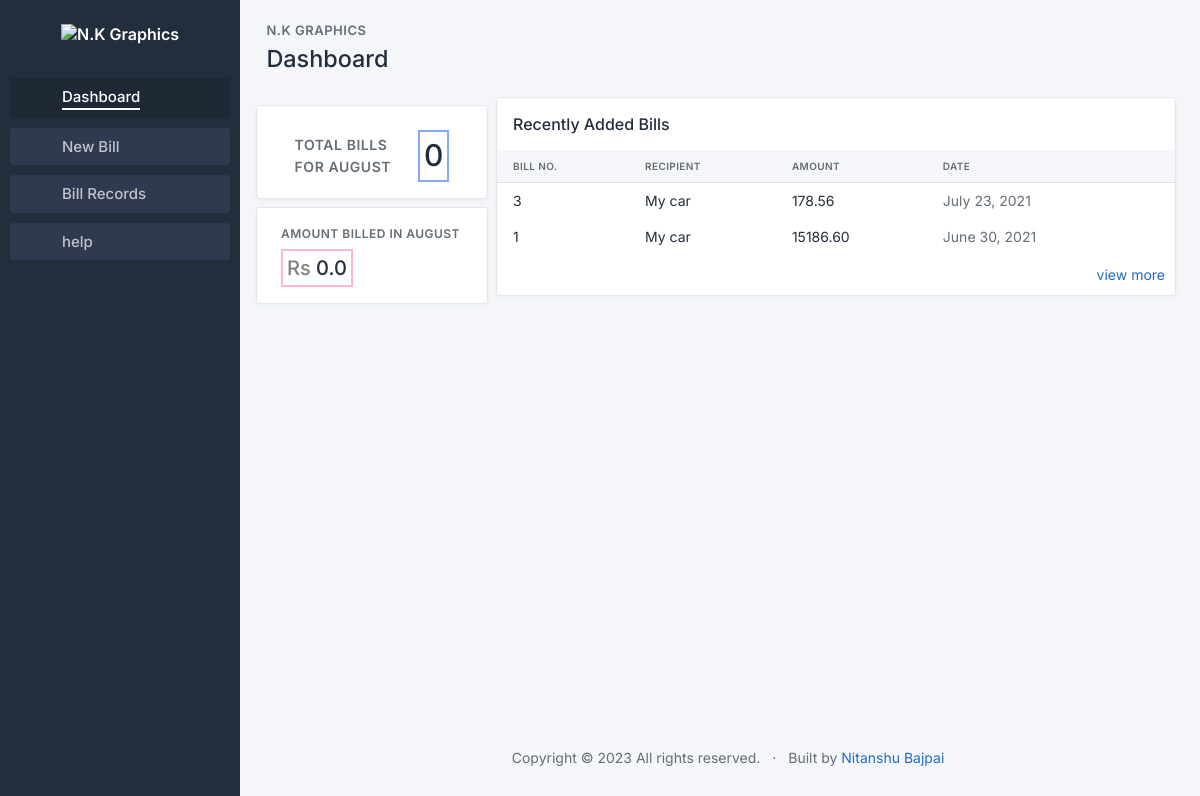
The page / on the database its author committed.
### billmanage/models.py (models this page shows)
class bill(models.Model):
    billno = models.IntegerField(primary_key= True, null=False, blank=False)
    date = models.DateField(default=timezone.now, null=False, blank=False)
    recipient = models.TextField(null=False, blank=False, max_length=100)
    address = models.TextField(null=False, blank=False, max_length=200)
    GSTno = models.CharField(null=False, blank=False, max_length=15)
    cgst = models.IntegerField(null=False, blank=False)
    sgst = models.IntegerField(null=False, blank=False)
    total = models.DecimalField(null=False, blank=False, max_digits=12, decimal_places=2)
    grandtotal = models.DecimalField(null=False, blank=False, max_digits=12, decimal_places=2)

### billmanage/views.py (the view)
# urls.py: path('', billviews.dashboard, name='dashboard'),
def dashboard(request):
    amount = 0.0
    today = datetime.today()
    month = calendar.month_name[int(today.month)]
    billobj = bill.objects.filter(date__month=today.month)
    for bills in billobj:
        amount = amount+float(bills.grandtotal)
    count = len(billobj)
    billobj = bill.objects.all().order_by('-date')[:10]
    return render(request, 'billmanage/dashboard.html', {'bills':billobj, 'count': count, 'amount': amount, 'month':month})

### billmanage/templates/billmanage/dashboard.html (shortened to what this page needs)
{% load static %}
<!doctype html>
<html lang="en">
  <head>
    <link href="{% static 'css/tabler.min.css' %}" rel="stylesheet"/>
    <link href="{% static 'css/tabler-flags.min.css' %}" rel="stylesheet"/>
    <link href="{% static 'css/tabler-payments.min.css' %}" rel="stylesheet"/>
    <link href="{% static 'css/tabler-vendors.min.css' %}" rel="stylesheet"/>
    <link href="{% static 'css/demo.min.css' %}" rel="stylesheet"/>
    <link href="{% static 'typicons.font-2.1.2/src/font/typicons.css' %}" rel="stylesheet"/>
  </head>
  <body class="antialiased">
    <div class="page">
      <aside class="navbar navbar-vertical navbar-expand-lg navbar-dark">
        <div class="container-fluid">
          <h1 class="navbar-brand navbar-brand-autodark">
            <a href=".">
              <img src="{% static 'img/logodash.png' %}" width="auto" height="50" alt="N.K Graphics" class="mt-2">
            </a>
          </h1>
          <div class="collapse navbar-collapse" id="navbar-menu">
            <ul class="navbar-nav pt-lg-3">
              <li class="navitemsextra activenav active nav-item">
                <a class="nav-link" href="{% url 'dashboard' %}" >
                  <span class="nav-link-icon d-md-none d-lg-inline-block" style="margin-top: -6px; font-size: 20px"><i class="typcn typcn-home-outline"></i></span>
                  <span class="nav-link-title" style="
                  border-bottom: 2px solid white;">
                    Dashboard
                  </span>
                </a>
              </li>
              <li class="navitemsextra nav-item">
                <a class="nav-link" href="{% url 'addbill' %}" >
                  <span class="nav-link-icon d-md-none d-lg-inline-block" style="margin-top: -6px; font-size: 20px"><i class="typcn typcn-document-add"></i></span>
                  <span class="nav-link-title">
                    New Bill
                  </span>
                </a>
              </li>
              <li class="navitemsextra nav-item">
                <a class="nav-link" href="{% url 'records' %}" >
                  <span class="nav-link-icon d-md-none d-lg-inline-block" style="margin-top: -6px; font-size: 20px"><i class="typcn typcn-archive"></i></span>
                  <span class="nav-link-title">
                    Bill Records
                  </span>
                </a>
              </li>
              <li class="navitemsextra nav-item">
                <a class="nav-link" href="{% url 'dashboard' %}" >
                  <span class="nav-link-icon d-md-none d-lg-inline-block" style="margin-top: -6px; font-size: 20px;"><i class="typcn typcn-lock-open"></i></span>
                  <span class="nav-link-title">
                    help
                  </span>
                </a>
              </li>
            </ul>
          </div>
        </div>
      </aside>
      <div class="content">
        <div class="container-xl">
          <div class="page-header d-print-none">
            <div class="row align-items-center">
              <div class="col" style="zoom: 130%;">
                <div class="page-pretitle">
                  N.K Graphics
                </div>
                <h2 class="page-title">
                  Dashboard
                </h2>
              </div>
            </div>
          </div>
          <div class="row">
            <div class="col-3">
                <div class="row mt-2">
                    <div class="card h-100">
                        <div class="card-body">
                        <div class="d-flex align-items-center mt-2" style="justify-content: space-around;">
                            <div class="subheader" style="font-size: 14px;">Total Bills <br> for {{month}}</div>
                        <div class="h1 p-1" style="
                        font-size: 30px;
                        border: 2px solid #2b6ee894;
                        margin-bottom: 0;
                    ">{{ count }}</div>
                        </div>
                    </div>
                    </div>
                        <div class="card  mt-2">
                            <div class="card-body">
                            <div class="d-flex align-items-center ">
                                <div class="subheader" style="font-size: 12px;">Amount Billed in {{month}}</div>
                            </div>
                            <div class="h1 p-1" style="
                            width: max-content;
                            margin-top: 3%;
                            font-size: 20px;
                            border: 2px solid #ff005e47;
                            margin-bottom: 0;
                        "><i style="font-style: normal; color: gray;">Rs</i> {{amount}}</div>
                            </div>
                        </div>
                </div><br>
            </div>
            <div class="col-9">
                <div class="card">
                    <div class="card-header border-0">
                    <div class="card-title">Recently Added Bills</div>
                    </div>
                    <div class="card-table table-responsive" style="zoom: 100%;">
                        <table class="table table-vcenter">
                            <thead>
                            <tr>
                                <th>Bill no.</th>
                                <th>Recipient</th>
								<th>Amount</th>
                                <th>Date</th>
                            </tr>
                            </thead>
							{% for bill in bills %}
                            <tbody>
                                <tr>
                                    <td class="">
                                        <div class="text-truncate">
                                            {{ bill.billno }}
                                        </div>
                                        </td>
                                    <td class="">
                                    <div class="text-truncate"><a href="{% url 'invoice' billno=bill.billno %}" class="text-reset" tabindex="-1">
                                        {{bill.recipient}}</a>
                                    </div>
                                    </td>
									<td class="">
										<div class="">
											{{bill.grandtotal}}
										</div>
									</td>
                                    <td class="text-nowrap text-muted">{{ bill.date }}</td>
                                </tr>
                            </tbody>
							{% endfor %}
                        </table>
                        <div style="text-align: right;
                        padding: 10px;">
                            <a href="{% url 'records' %}">view more</a>
                        </div>
                    </div>
                </div>
            </div>
          </div>
        </div>
        <footer class="footer footer-transparent d-print-none">
          <div class="container">
            <div class="row text-center">
              <div class="col-12">
                <ul class="list-inline list-inline-dots mb-0">
                  <li class="list-inline-item">
                    Copyright &copy; 2023
                    All rights reserved.
                  </li>
                  <li class="list-inline-item">
                      Built by <a href="https://www.github.com/Nitanshubajpai"> Nitanshu Bajpai</a>
                  </li>
                </ul>
              </div>
            </div>
          </div>
        </footer>
      </div>
    </div>
  </body>
</html>

### billmanage/templates/billmanage/dashboard.html (style rules this page uses)
.navitemsextra { font-size: 15px; font-weight: 500; margin: 5px 10px; color: white; opacity: 1; }
.nav-link { background-color: rgb(158 152 255 / 10%) }

### rows shown on the page
bill: billno "3", recipient "My car", grandtotal "178.56", date "July 23, 2021"
bill: billno "1", recipient "My car", grandtotal "15186.60", date "June 30, 2021"

### other values the page prints
{{ count }} "0"
{{ amount }} "0.0"
